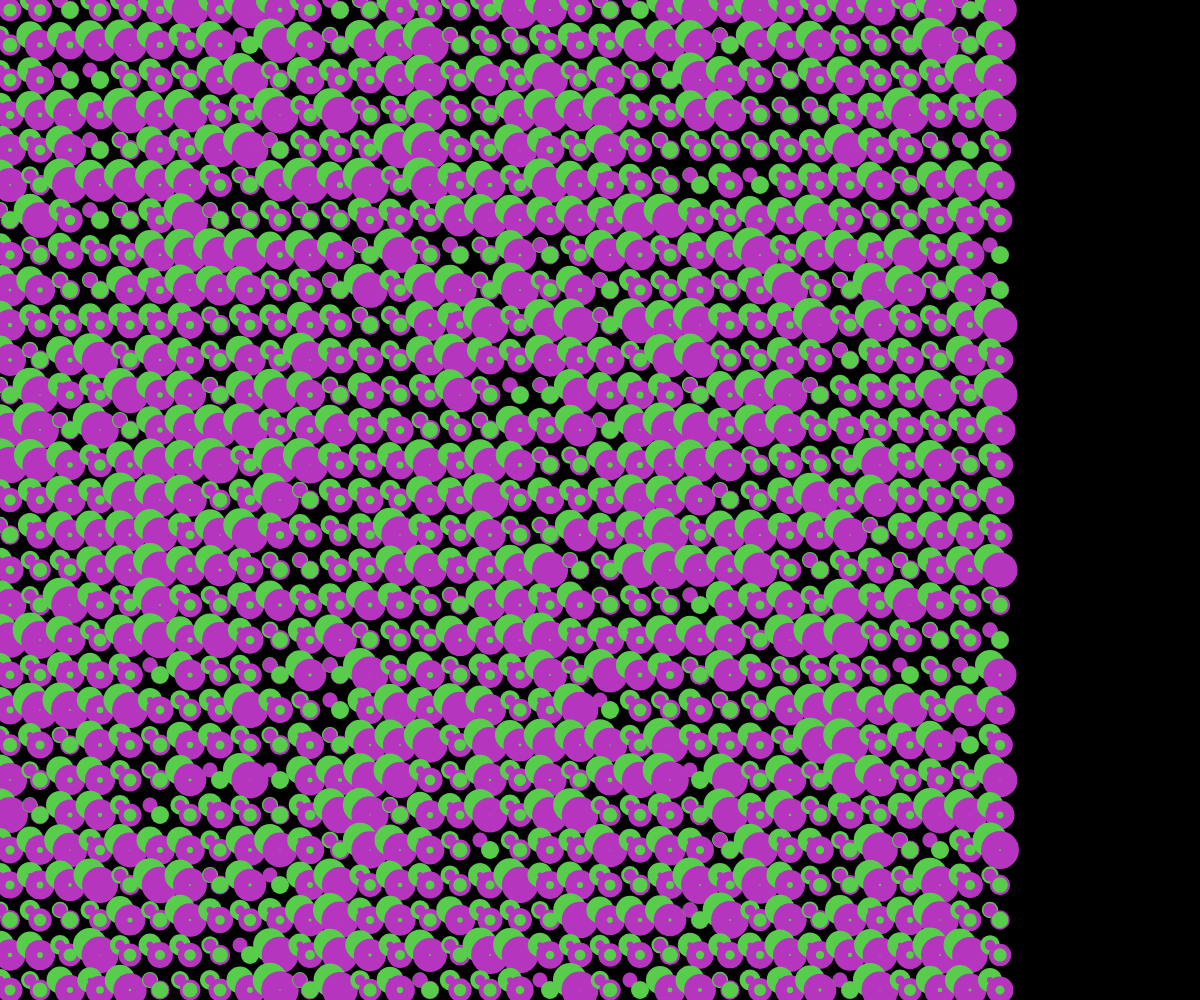
Frame 1 (no input)
Frame 60 (no input): identical to frame 1, image omitted
Frame 120 (the mouse pressed at the canvas centre since frame 60): identical to frame 1, image omitted

The p5.js sketch that drew this single still picture (run headless with seeded random() and noise() and a simulated clock; from frame 60 on, the mouse is pressed at the canvas centre):

// p5.js sketch
// ── sketch.js
//*Kase Kolder

var r;
var g;
var b;

var r2;
var g2;
var b2;


function setup() {
    createCanvas(windowWidth,windowHeight)
    background(0,0,0);
    print(r);
    r = random(255);
    g = random(255);
    b = random(255);
    r2=random(255);
    g2=random(255);
    b2=random(255);
  

    for(var i=0; i<1000; i=i+30){
        for(var n=0; n<1000; n=n+35){
            fill(r,g,b);
            strokeWeight(random(0,20));
            stroke(r2,g2,b2)
            circle(i,n,15);
            fill(r2,g2,b2);
            stroke(r,g,b)
            circle(i+10,n+10,18);
        }
    }
}

  
function draw() {

}
